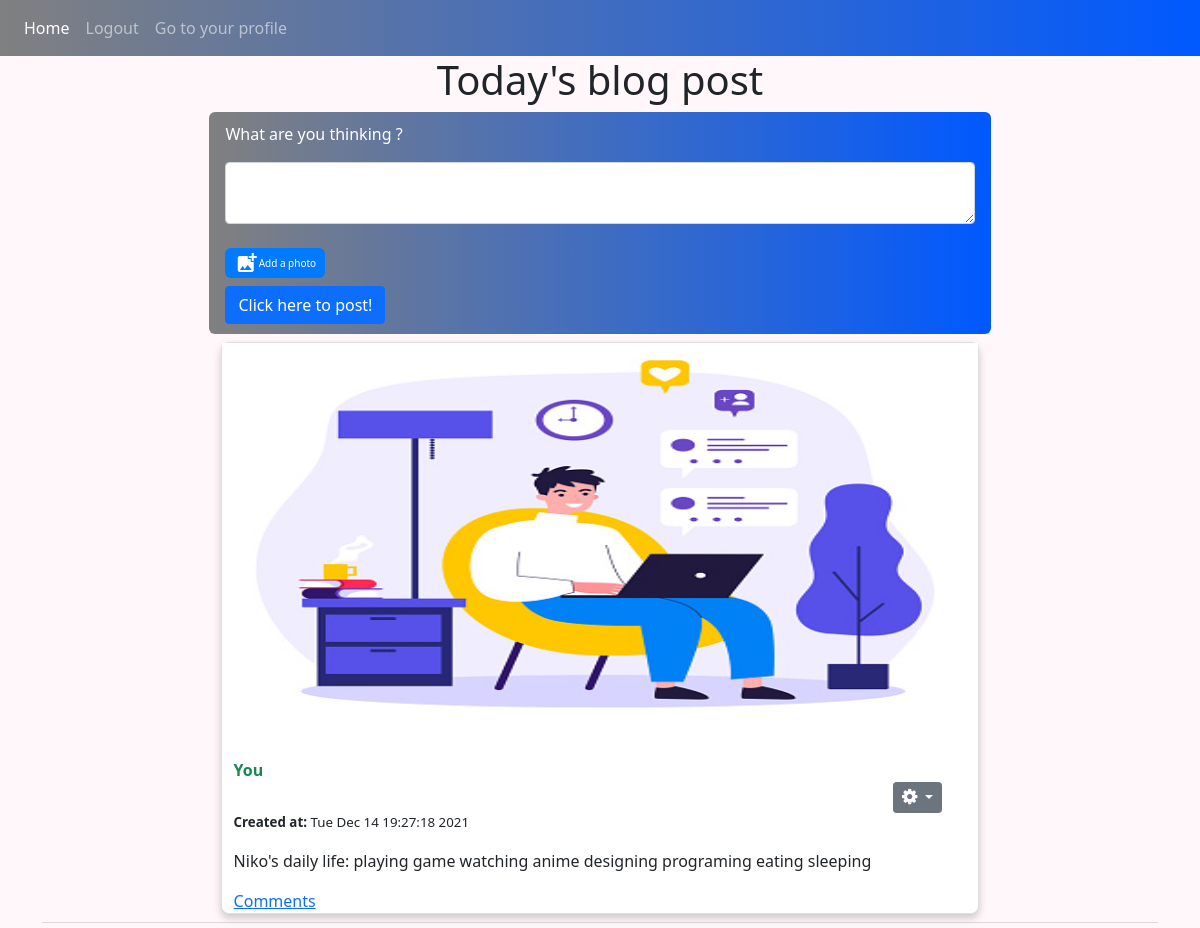
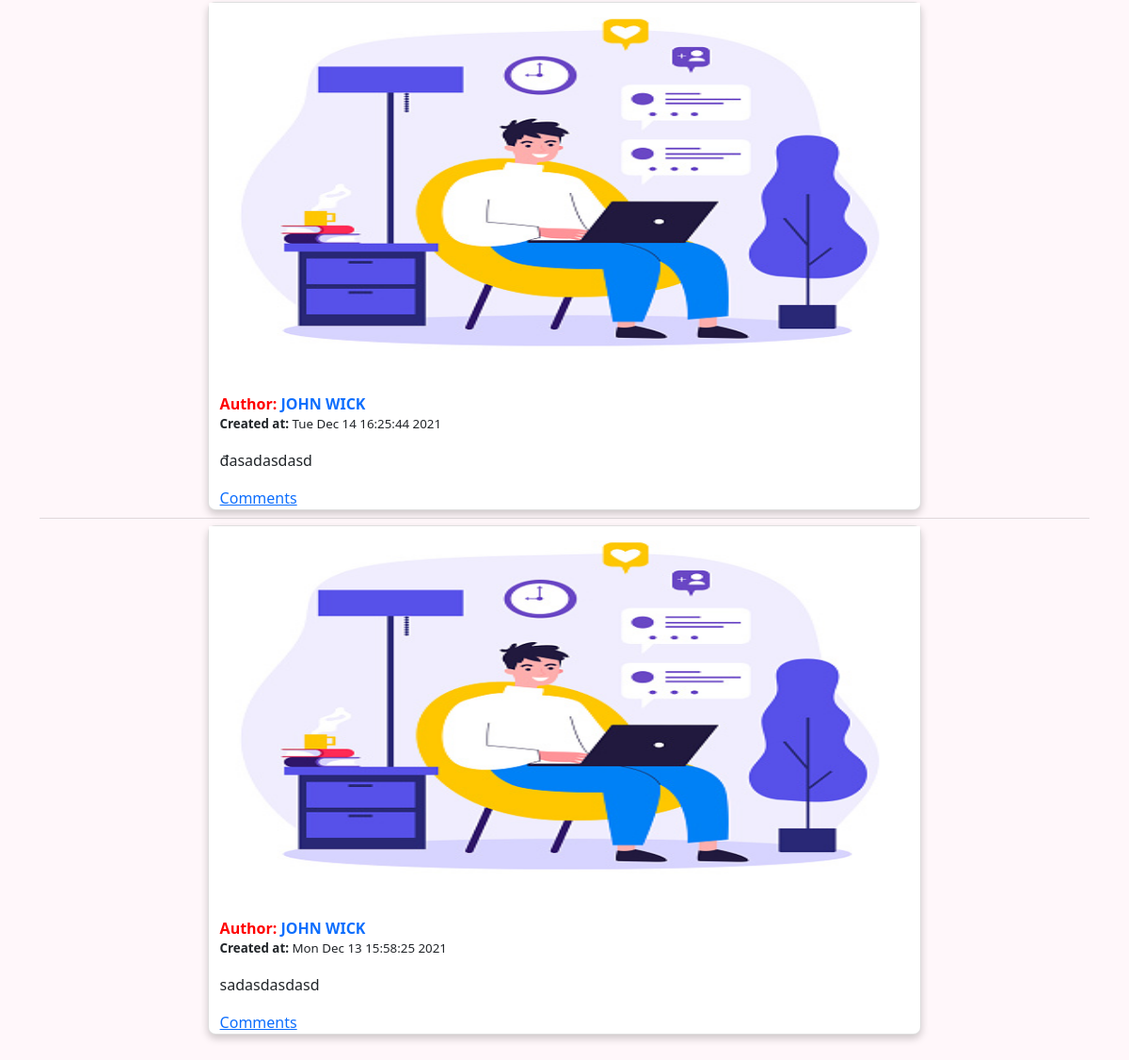
/ (signed in), run on the app's committed database (2 pictures, top to bottom).
### models.py (models this page shows, shortened)
class Post(db.Model):
    __tablename__ = 'posts'
    id = db.Column(db.Integer, primary_key=True)
    img = db.Column(db.Text, nullable = True)
    body = db.Column(db.Text)
    timestamp = db.Column(db.DateTime, index=True, default=datetime.now)
    author_id = db.Column(db.Integer, db.ForeignKey('users.id'))
    comments = db.relationship('Comment', backref="post_comment", lazy=True)

class User(db.Model, UserMixin):
    __tablename__ = 'users'
    id = db.Column(db.Integer, primary_key=True)
    username = db.Column(db.String(64), unique=True, index=True)
    email = db.Column(db.String(150), unique= True)
    password_hash = db.Column(db.String(128))
    posts = db.relationship('Post', backref="author", lazy=True)
    comments = db.relationship('Comment', backref="user_comment", lazy=True)
    followed = db.relationship('Follow', foreign_keys=[Follow.follower_id], backref=db.backref('follower', lazy='joined'), lazy=True, cascade='all, delete-orphan')
    followers = db.relationship('Follow', foreign_keys=[Follow.followed_id], backref=db.backref('followed', lazy='joined'), lazy=True, cascade='all, delete-orphan')
    @property
    def password(self):
        raise AttributeError('password is not a readable attribute')

### views.py (the view, shortened to what this page needs)
@views.route("/", methods = ['GET', 'POST'])
def home():
    posts = Post.query.order_by(Post.timestamp.desc()).all()
    return render_template('Home.html', user= current_user, posts= posts)

### initial.py (called while the page is built)
def create_app():
    app = Flask(__name__)
    app.config['SECRET_KEY'] = 'okay'
    app.config['SQLALCHEMY_DATABASE_URI'] = f'sqlite:///{DB_NAME}'
    app.config['SQLALCHEMY_TRACK_MODIFICATIONS'] = False
    db.init_app(app)
    from views import views
    from auth import auth
    app.register_blueprint(views, url_prefix='/')
    app.register_blueprint(auth, url_prefix='/')
    from models import User, Post, Comment, Follow
    create_database(app)
    login_manager = LoginManager()
    login_manager.login_view = 'auth.login'
    login_manager.init_app(app)
    @login_manager.user_loader
    def load_user(id):
        return User.query.get(int(id))
    return app

### templates/Home.html (shortened to what this page needs)
{% extends "base.html" %} {% block title %}Home{% endblock %} {% block content
  %}
  <h1 align="center">Today's blog post</h1>
  {% if user.is_authenticated %}
  <form method="POST" style="background: linear-gradient(to right, gray , rgb(0, 89, 255)) ; border-radius: 6px; width: 70%; margin: auto;
  " enctype="multipart/form-data">
    <div class="container-cus">
      <p style="color: white;">What are you thinking ?</p>
      <textarea name="post" id="post" class="form-control"></textarea>
      <br />
      <div>
      <label for="file">
        <span class="material-icons">
        </span>
        Add a photo
      </label>
      </div>
      <div>
        <button type="submit" class="btn btn-primary">Click here to post!</button>
      </div>
    </div>
  </form>
  {% endif %}
  <ul class="list-group list-group-flush" id="posts" style="background: none;">
    {% for post in posts %}
    <li class="list-group-item" style="background: none;">
      <div class ="card">
        <img src="/static/{{post.img}}" onerror="this.onerror=null;this.src='/static/default-image.jpg';" alt="Avatar" style="width:100%; height: 400px;">
        <div class="container">
            {% if post.author_id == user.id %}
            <span><a href="/profile/{{post.author_id}}"  class="link-success" style="text-decoration: none;"><b> You </b></a></span>
            {% else %}
            <span style="color: red;"><b>Author: </b><a href="/profile/{{post.author_id}}"  class="link-primary" style="text-decoration: none;"><b>{{ post.author.username}}</b></a></span>
            {% endif %}
            {% if post.author_id == user.id %}
            <div class="btn-group" style="margin-left: 90%;">
              <button
                type="button"
                class="btn btn-sm btn-secondary dropdown-toggle"
                data-bs-toggle="dropdown"
              >
              <i style="font-size:18px" class="fa">&#xf013;</i>
              </button>
            </div>
            {% endif %}
            <p style="font-size: smaller;"><b>Created at: </b>{{post.timestamp.strftime("%c")}}</p>
            <p>{{ post.body }}</p>
            <a href="#comments" class="viewbutton">Comments</a>
        </div>
    </div>
    </li>
    {% endfor %}
  </ul>
{% endblock %}

### static/home.css (style rules this page uses)
.card { box-shadow: 0 4px 8px 0 rgba(0,0,0,0.2); transition: 0.3s; width: 70%; margin: 15px; border-radius: 8px; margin: auto; }
label { color: white; height: 30px; width: 100px; background-color: rgb(0, 123, 255); font-size: 10px; display: flex; justify-content: center; align-items: center; border-radius: 6px; }
.container-cus { padding: 10px 16px; }

### data on the page
Post: timestamp "Tue Dec 14 19:27:18 2021", body "Niko's daily life: playing game watching anime designing programing eating sleeping"
Post: author.username "JOHN WICK", timestamp "Tue Dec 14 16:25:44 2021", body "đasadasdasd"
Post: author.username "JOHN WICK", timestamp "Mon Dec 13 15:58:25 2021", body "sadasdasdasd"
